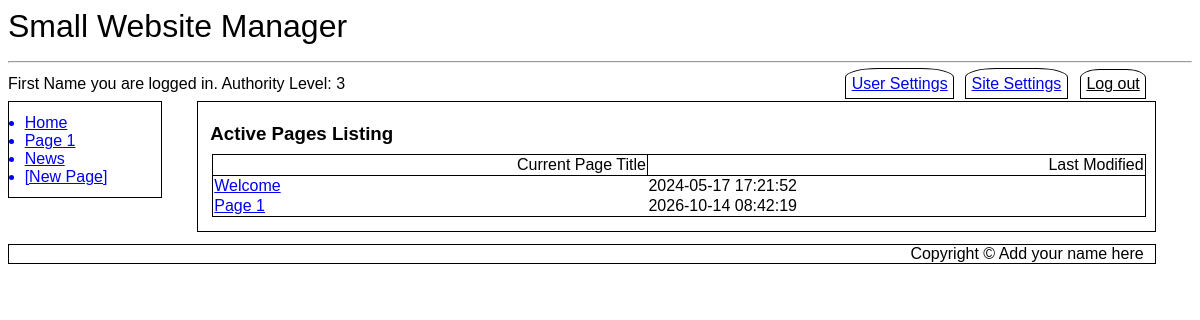
/activepagelist.php (signed in), run on the app's committed database.
### tables this page shows
CREATE TABLE `SubMenus` (
  `MenuID` int(11) NOT NULL,
  `LinkID` int(11) NOT NULL,
  `Page_ID` int(11) NOT NULL DEFAULT 0,
  `Menu_Entry` varchar(20) NOT NULL,
  `Title` varchar(500) NOT NULL,
  `Active` tinyint(1) NOT NULL DEFAULT 1
);

CREATE TABLE `SubMenus_Modules` (
  `SubMenu_Order` int(11) NOT NULL,
  `Module_ID` int(11) NOT NULL
);

CREATE TABLE `SubMenusData` (
  `Type` varchar(500) NOT NULL,
  `Default Menu Title` varchar(20) NOT NULL,
  `LinkData` text NOT NULL,
  `GetData` tinyint(1) NOT NULL,
  `Module_ID` int(11) NOT NULL
);

CREATE TABLE `Cust_Pages` (
  `Page_ID` int(11) NOT NULL,
  `Page_Iteration` int(11) NOT NULL,
  `Parent_Iteration` int(11) NOT NULL DEFAULT 0,
  `Title` text NOT NULL,
  `Body` text NOT NULL,
  `Last_Modified` datetime NOT NULL DEFAULT current_timestamp(),
  `Last_Author` int(11) NOT NULL
);

### activepagelist.php (the view, shortened to what this page needs)
<?php
include ("db_connect.inc");
include ("header.inc");
include ("navbar.inc");
echo "<article id=\"main\">";
if ( isset($_SESSION['first_name']) AND isset($_SESSION['user_name']) AND $_SESSION['auth_lev']==3 ) {
	echo "<h3>Active Pages Listing</h3>";
	echo "<table class='news'>\r\n";
	echo "<tr><th>Current Page Title</th><th>Last Modified</th></tr>";
	$query = "SELECT Cust_Pages.Title, Cust_Pages.Page_ID, Cust_Pages.Last_Modified FROM Cust_Pages INNER JOIN Cust_Pages_DATA ON Cust_Pages_DATA.Page_ID=Cust_Pages.Page_ID AND Cust_Pages_DATA.Page_Iteration=Cust_Pages.Page_Iteration WHERE Cust_Pages_DATA.Active=1;";
	$result = mysqli_query($cxn,$query) or die ("Couldn't execute query.");
	while($row = mysqli_fetch_assoc($result))
	{
		echo "<tr><td><a href=\"pagehistory.php?pageID={$row['Page_ID']}\">{$row['Title']}</a></td><td>{$row['Last_Modified']}</td></tr>";
	}
	echo  "</table>\r\n";
} else {
	echo "<div class=\"error\">Restricted Area. You need administrative priviledges to access this page.</div>";
}
echo "</article>";
include ("footer.inc");
?>

### navbar.inc
<nav id="vnav1">
<?php
$query = "SELECT Menu_Entry, Title FROM SubMenus WHERE MenuID='1' AND Active=1 ORDER BY LinkID ASC LIMIT 10";
$result = mysqli_query($cxn,$query) or die ("Couldn't execute query.");
while($row = mysqli_fetch_assoc($result))
{
	$menuEntry = $row['Menu_Entry'];
	$pageTitle = $row['Title'];
	$pageTitle = preg_replace('/ /', '_', $pageTitle);
	echo "<a href='$pageTitle'>$menuEntry</a>\r\n";
}
$query2 = "SELECT `Default Menu Title`, `LinkData`, `Module_ID` FROM SubMenus_Modules INNER JOIN SubMenusData USING (Module_ID)";
$result2 = mysqli_query($cxn, $query2) or die ("Couldn't execute query.");
while($row2 = mysqli_fetch_assoc($result2))
{
	$menuEntry2 = $row2['Default Menu Title'];
	$pageTitle2 = $row2['LinkData'];
	$pageTitle2 = preg_replace('/ /', '_', $pageTitle2);
	echo "<a href='$pageTitle2'>$menuEntry2</a>\r\n";
}
if (isset($_SESSION['auth_lev'])){
	if ($_SESSION['auth_lev'] == 3 AND isset($_SESSION['first_name']) AND isset($_SESSION['user_name']) ) {
		echo "<a class='newpage' href='newpage.php'>[New Page]</a>\r\n";
	}
}
?>
</nav>

### desktop.css (style rules this page uses)
* { font-family: Arial, sans-serif; box-sizing: border-box; }
h1, h2, h3 { padding: 0%; margin-top: 1%; margin-bottom: 1%; }
article#main { margin-left:16%; width: 81%; float:none; border: 1px solid black; padding: 1%; }
nav#vnav1 { width:13%; float:left; border: 1px solid black; padding: 1%; clear: both; margin-top: 0%; }
nav#vnav1 a { display: list-item; list-style-type: disc; margin-left: 3%; }
table.news { border: 1px solid black; width: 100%; margin: 2px; margin-bottom: 5px; padding: 10px; border-collapse: collapse; text-align: left; border: 1px solid black; margin: 2px; }
th { border: 1px solid black; font-weight: normal; text-align: right; }

### data on the page
submenus: Menu_Entry "Home"
submenus: Menu_Entry "Page 1"
submenus_modules: submenusdata.Default Menu Title "News"
cust_pages: Title "Welcome", Last_Modified "2024-05-17 17:21:52"
cust_pages: Title "Page 1", Last_Modified "2026-10-14 08:42:19"

### other printed values
$websiteName "Small Website Manager"
$_SESSION['first_name'] "First Name"
$_SESSION['auth_lev'] "3"
